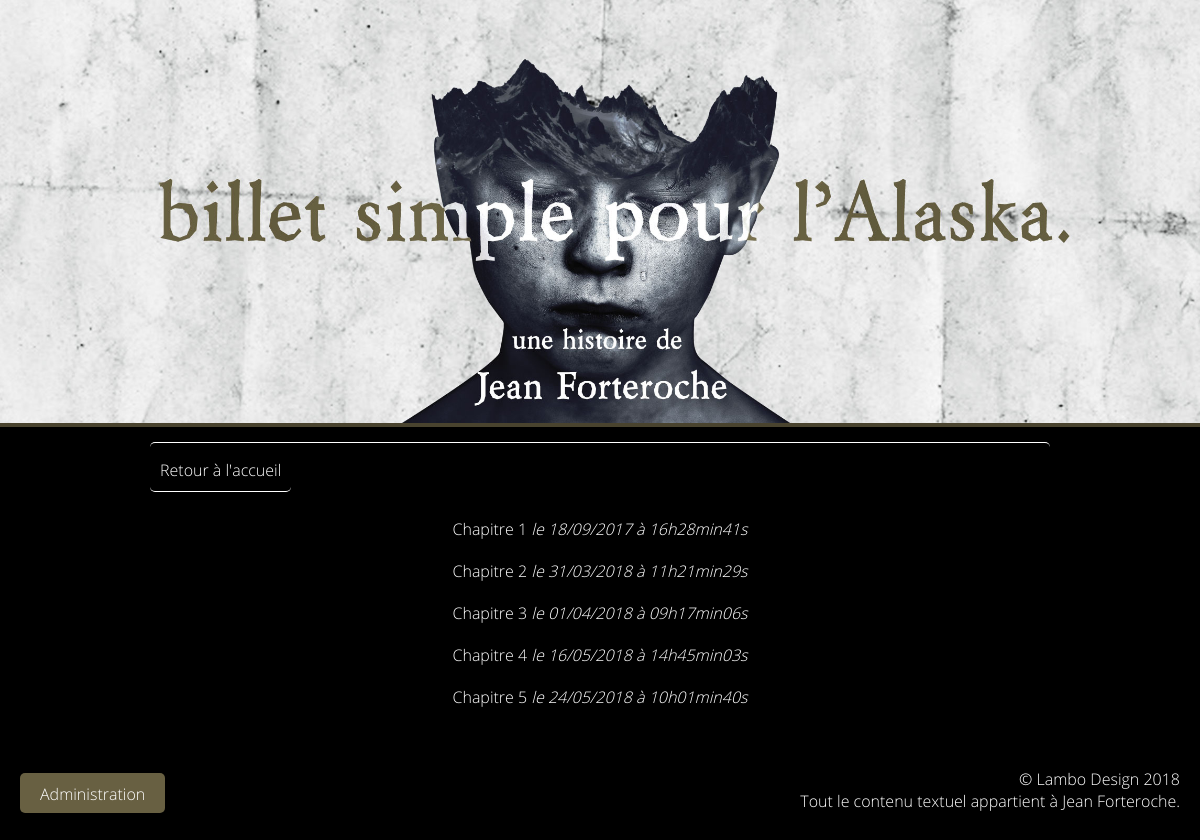
The app's page /index.php?action=allChaps with its own data.
### tables this page shows
CREATE TABLE IF NOT EXISTS `posts` (
  `id` int(11) NOT NULL AUTO_INCREMENT,
  `title` varchar(255) NOT NULL,
  `content` text NOT NULL,
  `creation_date` datetime NOT NULL,
  PRIMARY KEY (`id`)
);

### controller/frontend.php (called while the page is built, shortened)
<?php
require_once('model/PostManager.php');
function allChaps()
{
    $postManager = new \OpenClassrooms\Blog\Model\PostManager();
    $chaps = $postManager->getChaps();
    require_once ('view/frontend/listPostsView.php');
}

### model/PostManager.php (called while the page is built, shortened)
<?php
class PostManager extends Manager
{
    public function getChaps()
    {
        $db = $this->dbConnect();
        $req = $db->query('SELECT id, title, content, DATE_FORMAT(creation_date, \'%d/%m/%Y à %Hh%imin%ss\') AS creation_date_fr FROM posts');
        return $req;
    }
}

### view/frontend/listPostsView.php (the view, shortened to what this page needs)
<id class="navigation">
    <p><a href="index.php">Retour à l'accueil</a></p>
</id>
<?php
while ($data = $chaps->fetch())
{
?>
    <div class="chaplist">
        <a href="index.php?action=oneChap&amp;id=<?= $data['id'] ?>">
            <?= htmlspecialchars($data['title']) ?>
            <em>le <?= $data['creation_date_fr'] ?></em>
        </a>
    </div>
<?php
}
?>
<?php $content = ob_get_clean(); ?>
<?php require('template.php'); ?>

### index.php (shortened to what this page needs)
<?php
require('controller/frontend.php');
try {
    if (isset($_GET['action'])) {
        if ($_GET['action'] == 'firstChap') {
            firstChap();
        }
        elseif ($_GET['action'] == 'lastChap') {
            lastChap();
        }
        elseif ($_GET['action'] == 'allChaps') {
            allChaps();
        }
        elseif ($_GET['action'] == 'oneChap') {
            chap();
        }
        elseif ($_GET['action'] == 'nextChap') {
            nextChap();
        }
        elseif ($_GET['action'] == 'previousChap') {
            previousChap();
            }
        elseif ($_GET['action'] == 'modifyChap') {
            mceUpdate();
        }
        elseif ($_GET['action'] == 'validateComment') {
            validateComment($_GET['id']);
    }
        elseif ($_GET['action'] == 'mce') {
            mce();
        }
        elseif ($_GET['action'] == 'admin') {
            admin();
        }
        elseif ($_GET['action'] == 'adminComments') {
            adminComments();
        }
        elseif ($_GET['action'] == 'login') {
            login();
        }
        elseif ($_GET['action'] == 'signalComment') {
            signalComment($_GET['id'],$_GET['postId']);
        }
        elseif ($_GET['action'] == 'deleteComment') {
            deleteComment($_GET['id']);
        }
        elseif ($_GET['action'] == 'deleteChap') {
            deleteChap($_GET['id']);
        }
        elseif ($_GET['action'] == 'deco') {
            deco();
        }
    }
        else {
        accueil();
    }
}
catch(Exception $e) {
    echo 'Erreur : ' . $e->getMessage();
}

### view/frontend/template.php (shortened to what this page needs)
<!DOCTYPE html>
<html>
    <head>
        <link href="public/css/style.css" rel="stylesheet" />
    </head>
    <body>
        <?php include('header.php'); ?>
        <?= $content ?>
        <?php include('footer.php'); ?>
    </body>
</html>

### view/frontend/header.php
<div id="header">
    <img id="headerimg" src="public/img/header.jpg">
</div>

### view/frontend/footer.php
<div id="footer">
    <div id="boutonAdmin">
        <a href="index.php?action=login">Administration</a>
    </div>
    <div id="textFooter">
    &copy; Lambo Design 2018<br> Tout le contenu textuel appartient à Jean Forteroche.
    </div>
</div>

### public/css/style.css (style rules this page uses)
a { text-decoration: none; }
body { margin: 0; margin:0; background-color: black; display: flex; flex-direction: column; justify-content: center; }
#header { width: 100%; height: auto; margin: 0px; padding: 0px; background-color: rgba(104,96,66,0.7); }
#header img { width: 100%; height: auto; margin: 0px; padding:0px; }
.navigation { height: 50px; width:75%; display: flex; flex-direction: row; justify-content: space-between; padding: 0; margin: auto; margin-top: 15px; margin-bottom: 15px; border-top: 1px solid white; border-radius: 5px; }
.navigation a { padding: 10px; text-decoration: none; color:white; font-family: 'opensanslight'; border-bottom: 1px white solid; border-radius: 5px; }
#footer { width: 100%; height: 100px; margin-top: 50px; display: flex; flex-direction: row; justify-content: space-between; }
#textFooter { color: white; font-family: 'opensanslight'; margin-right: 20px; text-align: right; }
#boutonAdmin { padding: 10px; padding-left: 20px; padding-right: 20px; text-decoration: none; color:white; background-color: rgb(104,96,66); font-family: 'opensanslight'; border-radius: 5px; height: 20px; margin-left: 20px; margin-top: 5px; }
#boutonAdmin a { text-decoration: none; color:white; }
.chaplist { margin: auto; color: white; font-family: 'opensanslight'; padding: 10px; }
.chaplist a { color: white; text-decoration: none; padding: 15px; }

### records on screen
posts: title "Chapitre 1", creation_date_fr "18/09/2017 à 16h28min41s"
posts: title "Chapitre 2", creation_date_fr "31/03/2018 à 11h21min29s"
posts: title "Chapitre 3", creation_date_fr "01/04/2018 à 09h17min06s"
posts: title "Chapitre 4", creation_date_fr "16/05/2018 à 14h45min03s"
posts: title "Chapitre 5", creation_date_fr "24/05/2018 à 10h01min40s"
